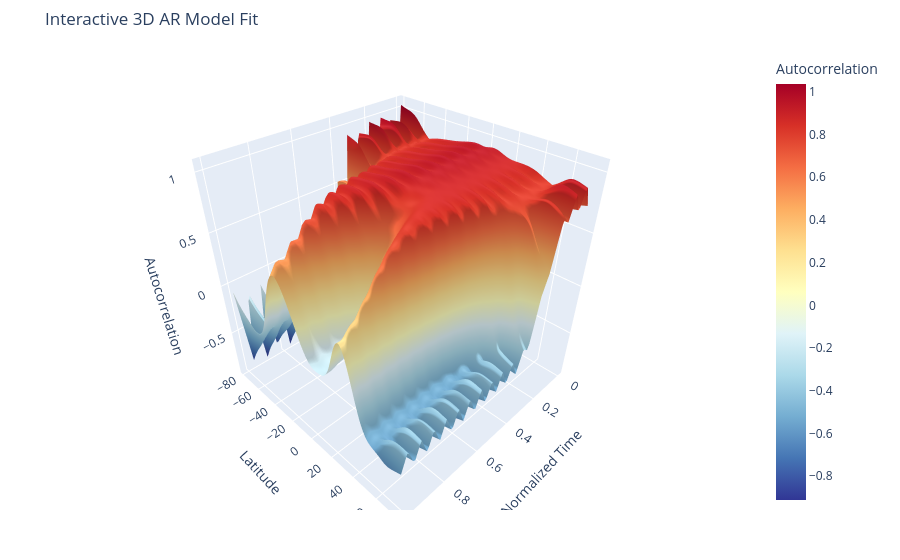

Source (notebook cell):
### Code cell
# Create meshgrid-like 2D arrays
time_grid = np.tile(time_x, (len(unique_latitude), 1))  # shape (lat, time)
month_grid = np.tile(month_x, (len(unique_latitude), 1))  # shape (lat, time)
lat_grid = np.tile(unique_latitude[:, np.newaxis], (1, len(time_x)))  # shape (lat, time)

# Compute Z values (your sigmoid formula)
z_grid = np.zeros_like(time_grid)
for i, lat in enumerate(unique_latitude):
    a, b, c, d, e = optimal_param_0_spl(lat), optimal_param_1_spl(lat), optimal_param_2_spl(lat), optimal_param_3_spl(lat), optimal_param_4_spl(lat)
    z_grid[i, :] = a / (1 + np.exp(b * (time_x + c))) + d + e * month_x

# Create a 3D surface plot
fig = go.Figure(data=[go.Surface(
    x=time_grid,
    y=lat_grid,
    z=z_grid,
    colorscale='RdYlBu_r',  # Approx blue-green-red
    colorbar=dict(title="Autocorrelation")
)])

fig.update_layout(
    title='Interactive 3D AR Model Fit',
    scene=dict(
        xaxis_title='Normalized Time',
        yaxis_title='Latitude',
        zaxis_title='Autocorrelation'
    ),
    autosize=True,
    margin=dict(l=50, r=50, b=50, t=50)
)

fig.show()

### Figure 1 — Plotly figure (JSON) as saved in the notebook; plotly's stock layout.template omitted (floating-point values rounded to 4 significant figures; data arrays with more than 128 entries replaced by an {"elided": "..."} marker saying what was removed)
{"data": [{"colorbar": {"title": {"text": "Autocorrelation"}}, "colorscale": [[0, "rgb(49,54,149)"], [0.1, "rgb(69,117,180)"], [0.2, "rgb(116,173,209)"], [0.3, "rgb(171,217,233)"], [0.4, "rgb(224,243,248)"], [0.5, "rgb(255,255,191)"], [0.6, "rgb(254,224,144)"], [0.7, "rgb(253,174,97)"], [0.8, "rgb(244,109,67)"], [0.9, "rgb(215,48,39)"], [1, "rgb(165,0,38)"]], "type": "surface", "x": {"elided": "908x100 float values"}, "y": {"elided": "908x100 float values"}, "z": {"elided": "908x100 float values"}}], "layout": {"autosize": true, "margin": {"b": 50, "l": 50, "r": 50, "t": 50}, "scene": {"xaxis": {"title": {"text": "Normalized Time"}}, "yaxis": {"title": {"text": "Latitude"}}, "zaxis": {"title": {"text": "Autocorrelation"}}}, "title": {"text": "Interactive 3D AR Model Fit"}}}
